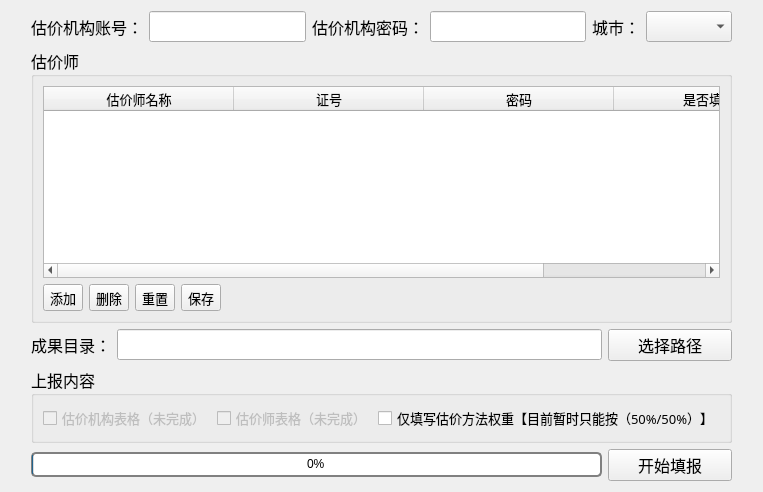
      <widget class="QWidget" name="upload_result">
       <attribute name="title">
        <string>成果上报</string>
       </attribute>
       <layout class="QVBoxLayout" name="verticalLayout_2">
        <item>
         <layout class="QHBoxLayout" name="horizontalLayout_2">
          <item>
           <spacer name="horizontalSpacer_2">
            <property name="orientation">
             <enum>Qt::Horizontal</enum>
            </property>
            <property name="sizeType">
             <enum>QSizePolicy::Minimum</enum>
            </property>
            <property name="sizeHint" stdset="0">
             <size>
              <width>20</width>
              <height>20</height>
             </size>
            </property>
           </spacer>
          </item>
          <item>
           <widget class="QLabel" name="label_9">
            <property name="font">
             <font>
              <family>微软雅黑</family>
              <pointsize>12</pointsize>
             </font>
            </property>
            <property name="text">
             <string>估价机构账号：</string>
            </property>
           </widget>
          </item>
          <item>
           <widget class="QLineEdit" name="organization_account">
            <property name="font">
             <font>
              <family>微软雅黑</family>
              <pointsize>12</pointsize>
             </font>
            </property>
           </widget>
          </item>
          <item>
           <widget class="QLabel" name="label_10">
            <property name="font">
             <font>
              <family>微软雅黑</family>
              <pointsize>12</pointsize>
             </font>
            </property>
            <property name="text">
             <string>估价机构密码：</string>
            </property>
           </widget>
          </item>
          <item>
           <widget class="QLineEdit" name="organization_passw">
            <property name="font">
             <font>
              <family>微软雅黑</family>
              <pointsize>12</pointsize>
             </font>
            </property>
            <property name="inputMask">
             <string/>
            </property>
           </widget>
          </item>
          <item>
           <widget class="QLabel" name="label_12">
            <property name="font">
             <font>
              <family>微软雅黑</family>
              <pointsize>12</pointsize>
             </font>
            </property>
            <property name="text">
             <string>城市：</string>
            </property>
           </widget>
          </item>
          <item>
           <widget class="QComboBox" name="city_text_upload">
            <property name="font">
             <font>
              <family>微软雅黑</family>
              <pointsize>12</pointsize>
             </font>
            </property>
           </widget>
          </item>
          <item>
           <spacer name="horizontalSpacer_3">
            <property name="orientation">
             <enum>Qt::Horizontal</enum>
            </property>
            <property name="sizeType">
             <enum>QSizePolicy::Minimum</enum>
            </property>
            <property name="sizeHint" stdset="0">
             <size>
              <width>20</width>
              <height>20</height>
             </size>
            </property>
           </spacer>
          </item>
         </layout>
        </item>
        <item>
         <layout class="QHBoxLayout" name="horizontalLayout_8">
          <item>
           <spacer name="horizontalSpacer_17">
            <property name="orientation">
             <enum>Qt::Horizontal</enum>
            </property>
            <property name="sizeType">
             <enum>QSizePolicy::Minimum</enum>
            </property>
            <property name="sizeHint" stdset="0">
             <size>
              <width>20</width>
              <height>20</height>
             </size>
            </property>
           </spacer>
          </item>
          <item>
           <widget class="QGroupBox" name="groupBox_2">
            <property name="font">
             <font>
              <family>微软雅黑</family>
              <pointsize>12</pointsize>
             </font>
            </property>
            <property name="title">
             <string>估价师</string>
            </property>
            <layout class="QGridLayout" name="gridLayout_5">
             <item row="1" column="1">
              <layout class="QHBoxLayout" name="horizontalLayout_7">
               <item>
                <widget class="QToolButton" name="toolButton_add">
                 <property name="maximumSize">
                  <size>
                   <width>50</width>
                   <height>16777215</height>
                  </size>
                 </property>
                 <property name="font">
                  <font>
                   <family>微软雅黑</family>
                   <pointsize>10</pointsize>
                  </font>
                 </property>
                 <property name="text">
                  <string>添加</string>
                 </property>
                </widget>
               </item>
               <item>
                <widget class="QToolButton" name="toolButton_delete">
                 <property name="maximumSize">
                  <size>
                   <width>50</width>
                   <height>16777215</height>
                  </size>
                 </property>
                 <property name="font">
                  <font>
                   <family>微软雅黑</family>
                   <pointsize>10</pointsize>
                  </font>
                 </property>
                 <property name="text">
                  <string>删除</string>
                 </property>
                </widget>
               </item>
               <item>
                <widget class="QToolButton" name="toolButton_reset">
                 <property name="maximumSize">
                  <size>
                   <width>50</width>
                   <height>16777215</height>
                  </size>
                 </property>
                 <property name="font">
                  <font>
                   <family>微软雅黑</family>
                   <pointsize>10</pointsize>
                  </font>
                 </property>
                 <property name="text">
                  <string>重置</string>
                 </property>
                </widget>
               </item>
               <item>
                <widget class="QToolButton" name="toolButton_save">
                 <property name="maximumSize">
                  <size>
                   <width>50</width>
                   <height>16777215</height>
                  </size>
                 </property>
                 <property name="font">
                  <font>
                   <family>微软雅黑</family>
                   <pointsize>10</pointsize>
                  </font>
                 </property>
                 <property name="text">
                  <string>保存</string>
                 </property>
                </widget>
               </item>
               <item>
                <spacer name="horizontalSpacer_4">
                 <property name="orientation">
                  <enum>Qt::Horizontal</enum>
                 </property>
                 <property name="sizeHint" stdset="0">
                  <size>
                   <width>40</width>
                   <height>20</height>
                  </size>
                 </property>
                </spacer>
               </item>
              </layout>
             </item>
             <item row="0" column="1">
              <widget class="QTableWidget" name="appraiser_table">
               <property name="minimumSize">
                <size>
                 <width>0</width>
                 <height>150</height>
                </size>
               </property>
               <property name="font">
                <font>
                 <family>微软雅黑</family>
                 <pointsize>10</pointsize>
                </font>
               </property>
               <property name="alternatingRowColors">
                <bool>true</bool>
               </property>
               <attribute name="horizontalHeaderCascadingSectionResizes">
                <bool>true</bool>
               </attribute>
               <attribute name="horizontalHeaderDefaultSectionSize">
                <number>190</number>
               </attribute>
               <column>
                <property name="text">
                 <string>估价师名称</string>
                </property>
               </column>
               <column>
                <property name="text">
                 <string>证号</string>
                </property>
               </column>
               <column>
                <property name="text">
                 <string>密码</string>
                </property>
               </column>
               <column>
                <property name="text">
                 <string>是否填报</string>
                </property>
                <property name="textAlignment">
                 <set>AlignCenter</set>
                </property>
               </column>
              </widget>
             </item>
            </layout>
           </widget>
          </item>
          <item>
           <spacer name="horizontalSpacer_18">
            <property name="orientation">
             <enum>Qt::Horizontal</enum>
            </property>
            <property name="sizeType">
             <enum>QSizePolicy::Fixed</enum>
            </property>
            <property name="sizeHint" stdset="0">
             <size>
              <width>20</width>
              <height>20</height>
             </size>
            </property>
           </spacer>
          </item>
         </layout>
        </item>
        <item>
         <layout class="QHBoxLayout" name="horizontalLayout_4">
          <item>
           <spacer name="horizontalSpacer_7">
            <property name="orientation">
             <enum>Qt::Horizontal</enum>
            </property>
            <property name="sizeType">
             <enum>QSizePolicy::Minimum</enum>
            </property>
            <property name="sizeHint" stdset="0">
             <size>
              <width>20</width>
              <height>20</height>
             </size>
            </property>
           </spacer>
          </item>
          <item>
           <widget class="QLabel" name="label_11">
            <property name="font">
             <font>
              <family>微软雅黑</family>
              <pointsize>12</pointsize>
             </font>
            </property>
            <property name="text">
             <string>成果目录：</string>
            </property>
           </widget>
          </item>
          <item>
           <widget class="QLineEdit" name="gen_path_text">
            <property name="font">
             <font>
              <family>微软雅黑</family>
              <pointsize>12</pointsize>
             </font>
            </property>
            <property name="dragEnabled">
             <bool>true</bool>
            </property>
            <property name="readOnly">
             <bool>true</bool>
            </property>
           </widget>
          </item>
          <item>
           <widget class="QPushButton" name="button_gen_path">
            <property name="enabled">
             <bool>true</bool>
            </property>
            <property name="minimumSize">
             <size>
              <width>124</width>
              <height>0</height>
             </size>
            </property>
            <property name="font">
             <font>
              <family>微软雅黑</family>
              <pointsize>12</pointsize>
             </font>
            </property>
            <property name="text">
             <string>选择路径</string>
            </property>
           </widget>
          </item>
          <item>
           <spacer name="horizontalSpacer_10">
            <property name="orientation">
             <enum>Qt::Horizontal</enum>
            </property>
            <property name="sizeType">
             <enum>QSizePolicy::Fixed</enum>
            </property>
            <property name="sizeHint" stdset="0">
             <size>
              <width>20</width>
              <height>20</height>
             </size>
            </property>
           </spacer>
          </item>
         </layout>
        </item>
        <item>
         <layout class="QHBoxLayout" name="horizontalLayout_6">
          <item>
           <spacer name="horizontalSpacer_8">
            <property name="orientation">
             <enum>Qt::Horizontal</enum>
            </property>
            <property name="sizeType">
             <enum>QSizePolicy::Maximum</enum>
            </property>
            <property name="sizeHint" stdset="0">
             <size>
              <width>20</width>
              <height>20</height>
             </size>
            </property>
           </spacer>
          </item>
          <item>
           <widget class="QGroupBox" name="groupBox_3">
            <property name="font">
             <font>
              <family>微软雅黑</family>
              <pointsize>12</pointsize>
             </font>
            </property>
            <property name="title">
             <string>上报内容</string>
            </property>
            <layout class="QHBoxLayout" name="horizontalLayout_3">
             <item>
              <widget class="QCheckBox" name="checkBox_upload_org">
               <property name="enabled">
                <bool>false</bool>
               </property>
               <property name="font">
                <font>
                 <family>微软雅黑</family>
                 <pointsize>10</pointsize>
                </font>
               </property>
               <property name="text">
                <string>估价机构表格（未完成）</string>
               </property>
               <property name="checkable">
                <bool>true</bool>
               </property>
              </widget>
             </item>
             <item>
              <widget class="QCheckBox" name="checkBox_upload_appraiser">
               <property name="enabled">
                <bool>false</bool>
               </property>
               <property name="font">
                <font>
                 <family>微软雅黑</family>
                 <pointsize>10</pointsize>
                </font>
               </property>
               <property name="text">
                <string>估价师表格（未完成）</string>
               </property>
               <property name="checkable">
                <bool>false</bool>
               </property>
               <property name="autoExclusive">
                <bool>true</bool>
               </property>
              </widget>
             </item>
             <item>
              <widget class="QCheckBox" name="checkBox_upload_weight">
               <property name="font">
                <font>
                 <family>微软雅黑</family>
                 <pointsize>10</pointsize>
                </font>
               </property>
               <property name="text">
                <string>仅填写估价方法权重【目前暂时只能按（50%/50%）】</string>
               </property>
               <property name="autoExclusive">
                <bool>true</bool>
               </property>
              </widget>
             </item>
            </layout>
           </widget>
          </item>
          <item>
           <spacer name="horizontalSpacer_11">
            <property name="orientation">
             <enum>Qt::Horizontal</enum>
            </property>
            <property name="sizeType">
             <enum>QSizePolicy::Fixed</enum>
            </property>
            <property name="sizeHint" stdset="0">
             <size>
              <width>20</width>
              <height>20</height>
             </size>
            </property>
           </spacer>
          </item>
         </layout>
        </item>
        <item>
         <layout class="QHBoxLayout" name="horizontalLayout_5">
          <item>
           <spacer name="horizontalSpacer_12">
            <property name="orientation">
             <enum>Qt::Horizontal</enum>
            </property>
            <property name="sizeType">
             <enum>QSizePolicy::Minimum</enum>
            </property>
            <property name="sizeHint" stdset="0">
             <size>
              <width>20</width>
              <height>20</height>
             </size>
            </property>
           </spacer>
          </item>
          <item>
           <widget class="QProgressBar" name="progressBar_upload">
            <property name="maximumSize">
             <size>
              <width>16777215</width>
              <height>25</height>
             </size>
            </property>
            <property name="contextMenuPolicy">
             <enum>Qt::DefaultContextMenu</enum>
            </property>
            <property name="layoutDirection">
             <enum>Qt::LeftToRight</enum>
            </property>
            <property name="autoFillBackground">
             <bool>false</bool>
            </property>
            <property name="styleSheet">
             <string notr="true">QProgressBar {border:2px solid grey; border-radius:5px; background-color:#FFFFFF; text-align:center;font-size:12px}</string>
            </property>
            <property name="value">
             <number>0</number>
            </property>
           </widget>
          </item>
          <item>
           <widget class="QPushButton" name="button_upload">
            <property name="minimumSize">
             <size>
              <width>124</width>
              <height>0</height>
             </size>
            </property>
            <property name="maximumSize">
             <size>
              <width>80</width>
              <height>16777215</height>
             </size>
            </property>
            <property name="font">
             <font>
              <family>微软雅黑</family>
              <pointsize>12</pointsize>
             </font>
            </property>
            <property name="text">
             <string>开始填报</string>
            </property>
           </widget>
          </item>
          <item>
           <spacer name="horizontalSpacer_13">
            <property name="orientation">
             <enum>Qt::Horizontal</enum>
            </property>
            <property name="sizeType">
             <enum>QSizePolicy::Minimum</enum>
            </property>
            <property name="sizeHint" stdset="0">
             <size>
              <width>20</width>
              <height>20</height>
             </size>
            </property>
           </spacer>
          </item>
         </layout>
        </item>
       </layout>
      </widget>
